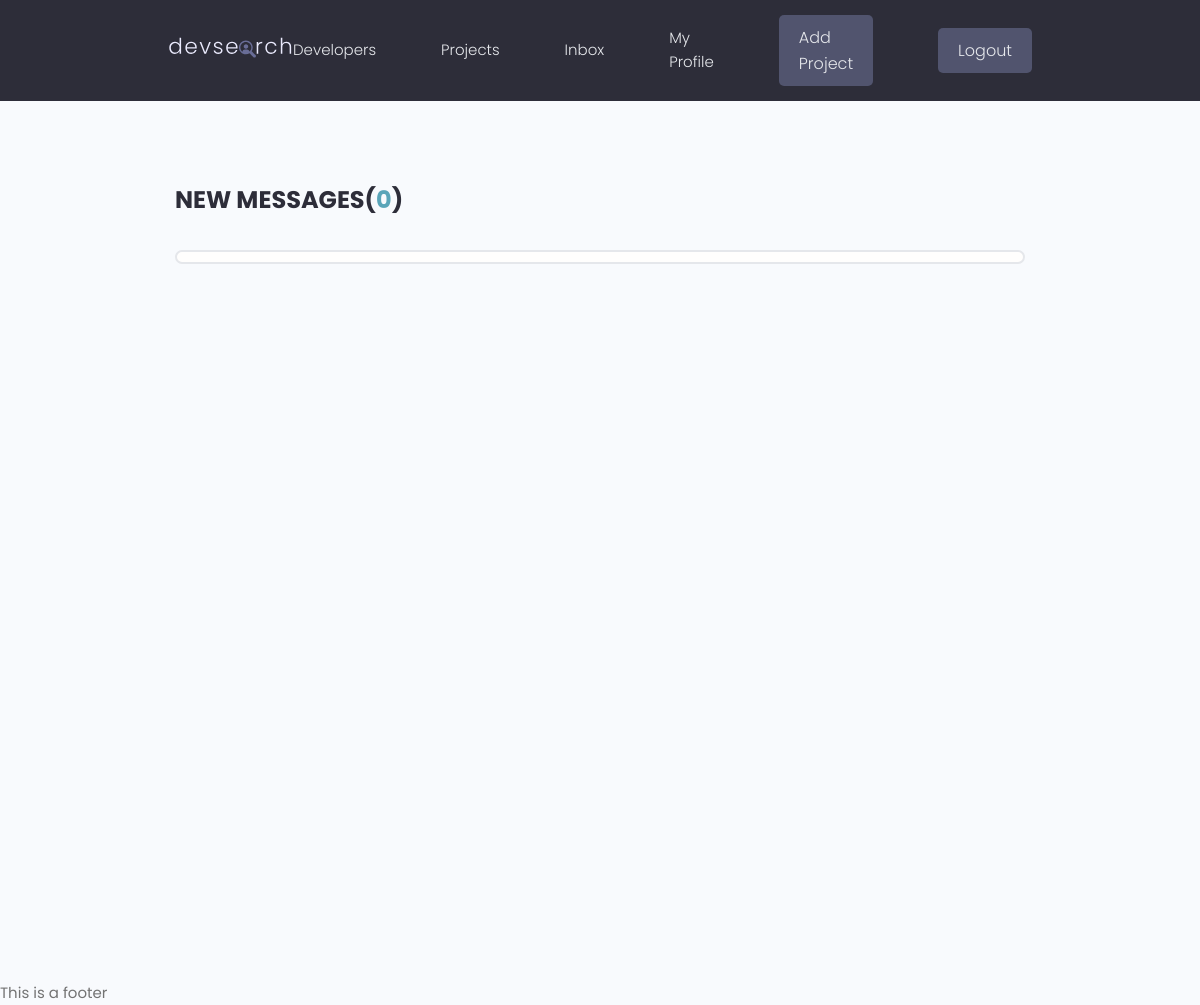
Before: /profiles/inbox (signed in) with the older database file.
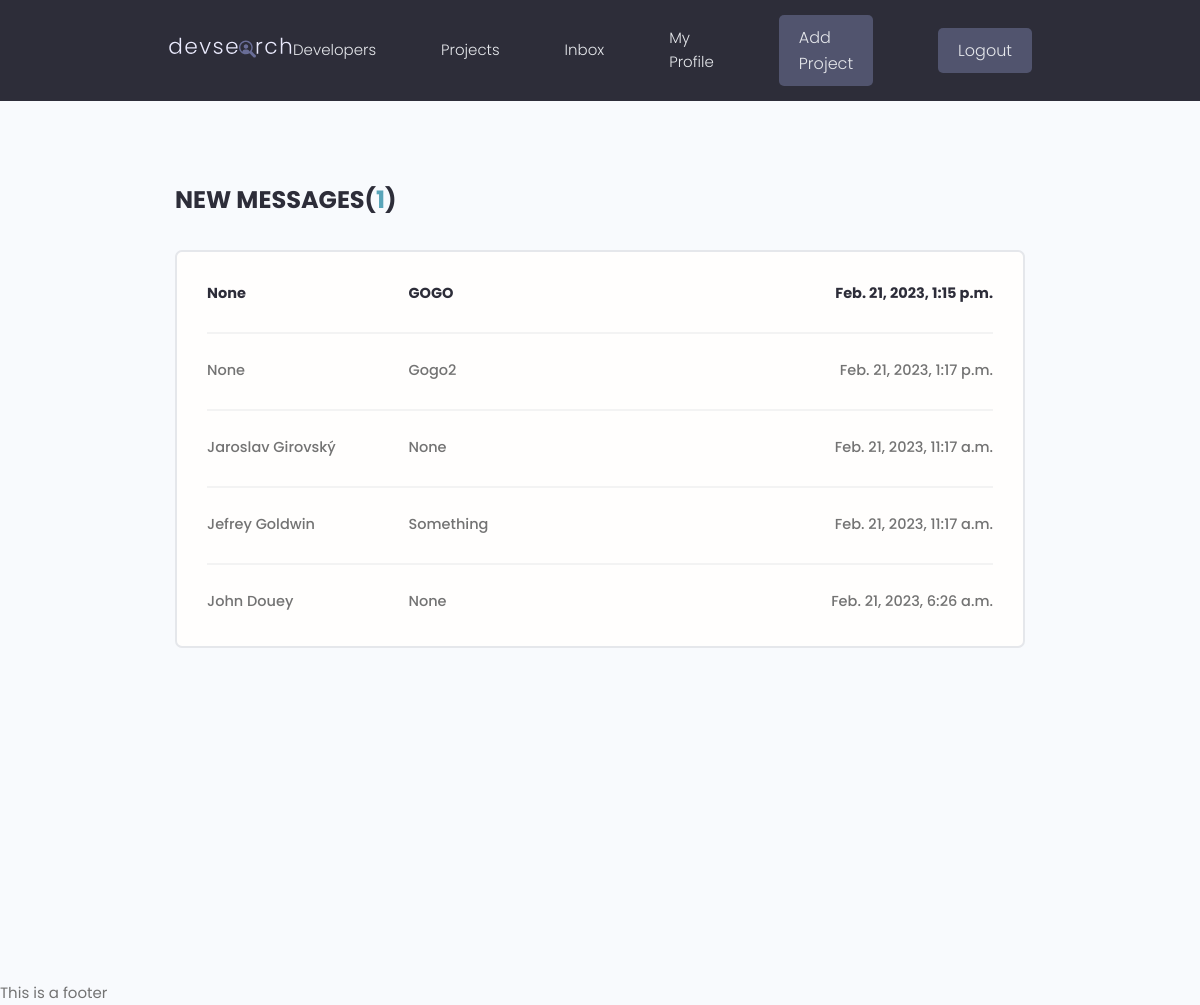
After: the same page with the newer database file.
### users/models.py (models this page shows, shortened)
class Message(models.Model):
    sender = models.ForeignKey(Profile, on_delete=models.SET_NULL, null=True, blank=True)
    recipient = models.ForeignKey(Profile,on_delete=models.CASCADE, related_name='messages')
    name = models.CharField(max_length=200, null=True, blank=True)
    email = models.EmailField(max_length=200, null=True, blank=True)
    subject = models.CharField(max_length=200, null=True, blank=True)
    body = models.TextField()
    is_read = models.BooleanField(default=False, null=True)
    created_at = models.DateTimeField(auto_now_add=True)
    id = models.UUIDField(default=uuid.uuid4, unique=True, primary_key=True, editable=False)
    class Meta:
        ordering = ['is_read','-created_at']

class Profile(models.Model):
    user = models.OneToOneField(User, on_delete=models.CASCADE, null=True, blank=True)
    username = models.CharField(max_length=200, blank=True, null=True)
    name = models.CharField(max_length=200, blank=True, null=True)
    location = models.CharField(max_length=200, blank=True, null=True)
    email = models.EmailField(max_length=500, blank=True, null=True)
    short_intro = models.CharField(max_length=200, blank=True, null=True)
    bio = models.TextField(blank=True, null=True)
    profile_image = models.ImageField(blank=True, null=True, upload_to="profiles/", default="user-default.png")
    social_github = models.CharField(max_length=200, blank=True, null=True)
    social_twitter = models.CharField(max_length=200, blank=True, null=True)
    social_linkedin = models.CharField(max_length=200, blank=True, null=True)
    social_youtube = models.CharField(max_length=200, blank=True, null=True)
    social_website = models.CharField(max_length=200, blank=True, null=True)
    created_at = models.DateTimeField(auto_now_add=True)
    id = models.UUIDField(default=uuid.uuid4, unique=True, primary_key=True, editable=False)
    def __str__(self):
        return str(self.name)

### users/views.py (the view)
# urls.py: path('inbox', views.inbox, name='inbox'),
@login_required(login_url='users:login')
def inbox(request):
    message_set = Message.objects.filter(recipient=request.user.profile)
    new_messages = message_set.filter(is_read=False).count()
    context = {"messages_set":message_set, "new_messages":new_messages}
    return render(request, 'users/inbox.html', context)

### users/templates/users/inbox.html (shortened to what this page needs)
{% extends "base.html"%}
{% load static %}
{% block content %}
  <main class="inbox my-xl">
    <div class="content-box">
      <h3 class="inbox__title">New Messages(<span>{{new_messages}}</span>)</h3>
      <ul class="messages">
        {% for message in messages_set %}
        <li class="message {% if message.is_read == False %} message--unread {% endif %}">
          <a href="{% url 'users:message' message.id %}">
            <span class="message__author">{{message.sender}}</span>
            <span class="message__subject">{{message.subject}}</span>
            <span class="message__date">{{message.created_at}}</span>
          </a>
        </li>
        {% endfor %}
      </ul>
    </div>
  </main>
{% endblock content %}

Changed rows visible on the page:
added Message: sender "None", subject "GOGO", created_at "Feb. 21, 2023, 1:15 p.m.", is_read False (drawn)
added Message: sender "None", subject "Gogo2", created_at "Feb. 21, 2023, 1:17 p.m."
added Message: sender "Jaroslav Girovský", subject "None", created_at "Feb. 21, 2023, 11:17 a.m."
added Message: sender "Jefrey Goldwin", subject "Something", created_at "Feb. 21, 2023, 11:17 a.m."
added Message: sender "John Douey", subject "None", created_at "Feb. 21, 2023, 6:26 a.m."
Other visible differences:
{{ new_messages }}: "0" → "1"
